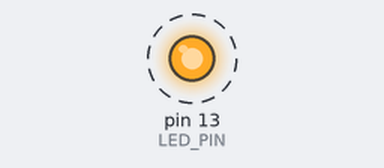
Bench run of a sketch on a simulated Arduino Uno, built with avr-gcc and run on an emulated ATmega328P. Parts: output pins drawn as LEDs (lit = HIGH). Dashed ring = blinking.

Above: at 0.5 s.
Timing chart, 0 to 4.6 s (numbered marks = the images above):
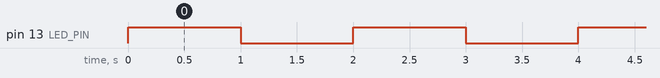

Measured:
- by itself, pin 13 (LED_PIN): alternates HIGH for 1.0 s and LOW for 1.0 s

The sketch:

LED_Blink.ino
```cpp
// Write Arduino Program to Blink an Onboard LED
#define LED_PIN 13
#define BLINK_DELAY 1000

void setup() {
  pinMode(LED_PIN, OUTPUT);
}
void loop() {
  digitalWrite(LED_PIN, HIGH);
  delay(BLINK_DELAY);
  digitalWrite(LED_PIN, LOW);
  delay(BLINK_DELAY);
}
```
